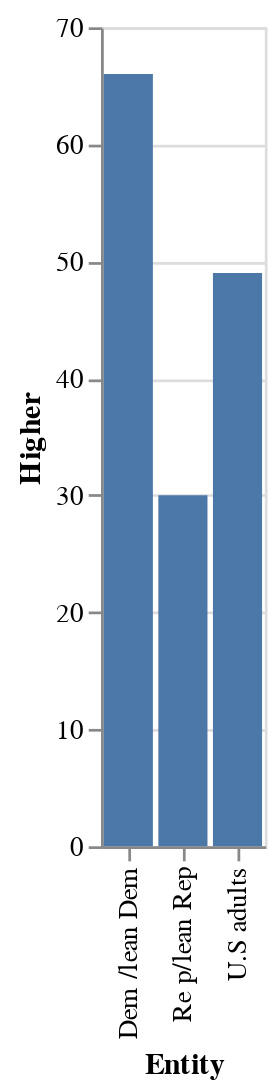

Vega-Lite specification for this chart:
### Vega-Lite specification from a JSON file in a GitHub repository (floating-point values rounded to 4 significant figures)
{"$schema": "https://vega.github.io/schema/vega-lite/v5.json", "description": "Bar chart auto-generated from CSV", "data": {"values": [{"Entity": "Dem /lean Dem", "Higher": 66}, {"Entity": "Re p/lean Rep", "Higher": 30}, {"Entity": "U.S adults", "Higher": 49}]}, "mark": "bar", "encoding": {"x": {"field": "Entity", "type": "ordinal"}, "y": {"field": "Higher", "type": "quantitative"}}}
